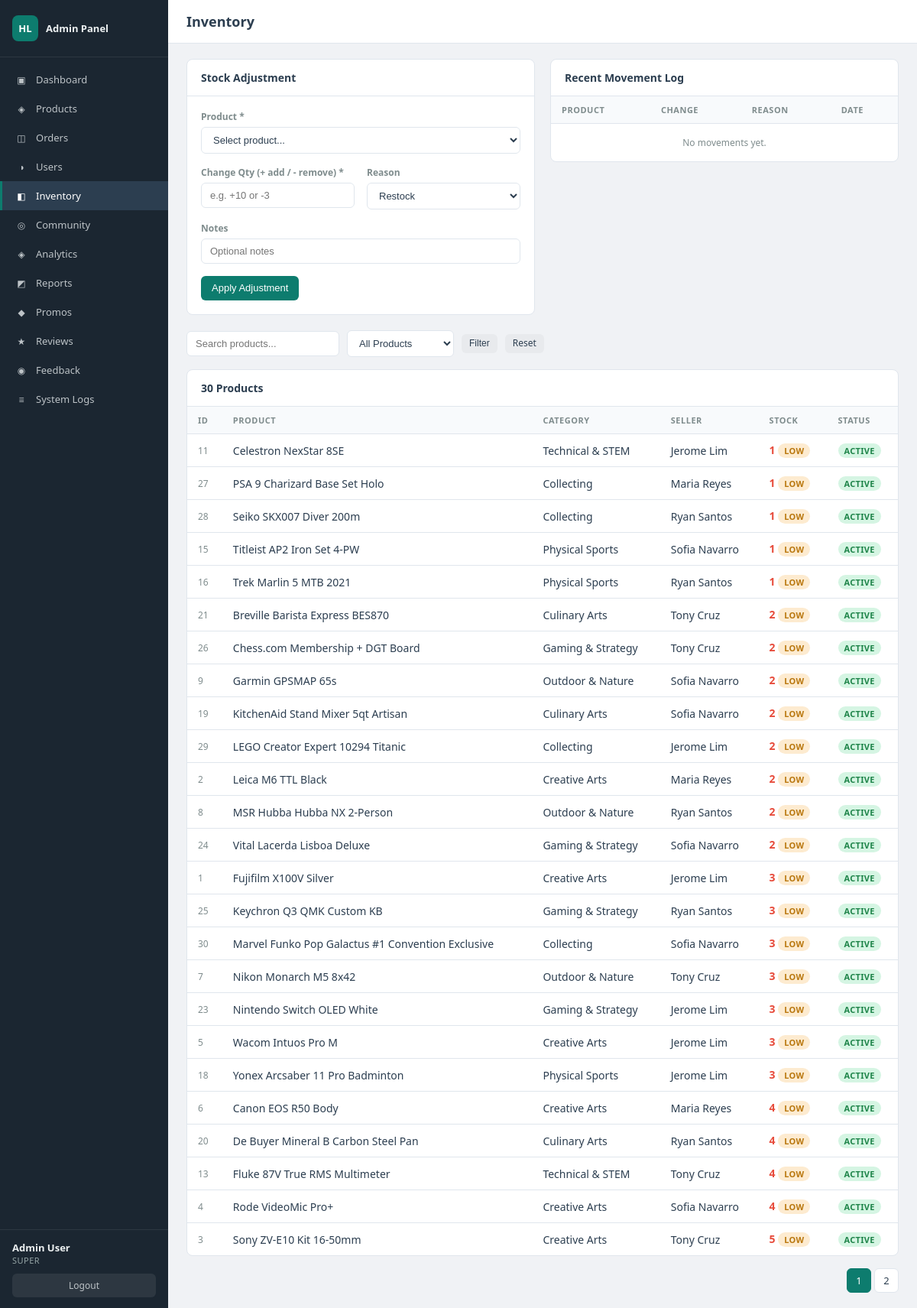
The page /admin/inventory.php (signed in) on the database its author committed.
### tables this page shows
CREATE TABLE products (
    id INT AUTO_INCREMENT PRIMARY KEY,
    seller_id INT NOT NULL,
    category_id VARCHAR(20) NOT NULL,
    name VARCHAR(150) NOT NULL,
    description TEXT,
    price DECIMAL(10,2) NOT NULL,
    original_price DECIMAL(10,2),
    sku VARCHAR(50),
    stock_qty INT DEFAULT 1,
    condition_label VARCHAR(30) NOT NULL,
    brand VARCHAR(100),
    badge ENUM('hot','top','new') DEFAULT NULL,
    bg_gradient VARCHAR(100),
    image_url VARCHAR(500),
    rating DECIMAL(2,1) DEFAULT 0,
    review_count INT DEFAULT 0,
    is_active TINYINT(1) DEFAULT 1,
    created_at TIMESTAMP DEFAULT CURRENT_TIMESTAMP,
    updated_at TIMESTAMP DEFAULT CURRENT_TIMESTAMP ON UPDATE CURRENT_TIMESTAMP,
    FOREIGN KEY (seller_id) REFERENCES users(id),
    FOREIGN KEY (category_id) REFERENCES categories(id)
);

CREATE TABLE categories (
    id VARCHAR(20) PRIMARY KEY,
    label VARCHAR(50) NOT NULL,
    sort_order INT DEFAULT 0
);

CREATE TABLE users (
    id INT AUTO_INCREMENT PRIMARY KEY,
    first_name VARCHAR(50) NOT NULL,
    last_name VARCHAR(50) NOT NULL,
    email VARCHAR(100) NOT NULL UNIQUE,
    username VARCHAR(50) UNIQUE DEFAULT NULL,
    password_hash VARCHAR(255) NOT NULL,
    phone VARCHAR(20),
    avatar_initials VARCHAR(5),
    avatar_color VARCHAR(7) DEFAULT '#0D7C6E',
    role ENUM('buyer','seller','admin') DEFAULT 'buyer',
    admin_level ENUM('super','editor','viewer') DEFAULT NULL,
    trust_badge VARCHAR(50) DEFAULT 'New Member',
    is_verified TINYINT(1) DEFAULT 0,
    created_at TIMESTAMP DEFAULT CURRENT_TIMESTAMP,
    updated_at TIMESTAMP DEFAULT CURRENT_TIMESTAMP ON UPDATE CURRENT_TIMESTAMP
);

### admin/inventory.php (the view, shortened to what this page needs)
<?php
require_once __DIR__ . '/includes/header.php';
$filter = $_GET['filter'] ?? '';
$search = trim($_GET['q'] ?? '');
$page = max(1, (int) ($_GET['page'] ?? 1));
$per_page = 25;
$offset = ($page - 1) * $per_page;
$where = []; $params = [];
$sql_where = $where ? 'WHERE ' . implode(' AND ', $where) : '';
$total = $pdo->prepare("SELECT COUNT(*) FROM products p $sql_where");
$total->execute($params);
$total_count = (int) $total->fetchColumn();
$pages = max(1, (int) ceil($total_count / $per_page));
$products = $pdo->prepare("
    SELECT p.id, p.name, p.stock_qty, p.is_active, c.label AS cat_label,
           u.first_name, u.last_name
    FROM products p
    JOIN categories c ON c.id = p.category_id
    JOIN users u ON u.id = p.seller_id
    $sql_where
    ORDER BY p.stock_qty ASC, p.name ASC
    LIMIT $per_page OFFSET $offset
");
$products->execute($params);
$products = $products->fetchAll();
$log = $pdo->query("
    SELECT il.*, p.name AS product_name, p.stock_qty AS current_stock
    FROM inventory_log il
    JOIN products p ON p.id = il.product_id
    ORDER BY il.created_at DESC
    LIMIT 30
")->fetchAll();
require_once __DIR__ . '/includes/sidebar.php';
?>
<div class="two-col">
    <div>
        <div class="card">
            <div class="card-header">
                Stock Adjustment
            </div>
            <div class="card-body">
                <form method="POST">
                    <div class="form-group">
                        <label>Product *</label>
                        <select name="product_id" required>
                            <option value="">Select product...</option>
                        </select>
                    </div>
                    <div class="form-row">
                        <div class="form-group">
                            <label>Change Qty (+ add / - remove) *</label>
                            <input type="number" name="change_qty" required placeholder="e.g. +10 or -3">
                        </div>
                        <div class="form-group">
                            <label>Reason</label>
                            <select name="reason">
                                <option value="restock">Restock</option>
                            </select>
                        </div>
                    </div>
                    <div class="form-group">
                        <label>Notes</label>
                        <input type="text" name="notes" placeholder="Optional notes">
                    </div>
                    <button type="submit" class="btn btn-primary">Apply Adjustment</button>
                </form>
            </div>
        </div>
    </div>
    <div>
        <div class="card" style="max-height:400px;overflow:hidden;display:flex;flex-direction:column">
            <div class="card-header">Recent Movement Log</div>
            <div class="table-wrap" style="overflow-y:auto;flex:1">
                <table>
                    <thead><tr><th>Product</th><th>Change</th><th>Reason</th><th>Date</th></tr></thead>
                    <tbody>
                    <?php if (empty($log)): ?>
                        <tr><td colspan="4" class="text-center text-muted" style="padding:16px">No movements yet.</td></tr>
                    <?php endif; ?>
                    </tbody>
                </table>
            </div>
        </div>
    </div>
</div>
<div class="filters">
    <form method="GET" style="display:contents">
        <input type="text" name="q" placeholder="Search products..." value="<?= htmlspecialchars($search) ?>">
        <select name="filter">
            <option value="">All Products</option>
        </select>
        <button type="submit" class="btn btn-gray btn-sm">Filter</button>
        <a href="/hobbyloop/admin/inventory.php" class="btn btn-gray btn-sm">Reset</a>
    </form>
</div>
<div class="card mb-0">
    <div class="card-header"><?= number_format($total_count) ?> Products</div>
    <div class="table-wrap">
        <table>
            <thead><tr>
                <th>ID</th><th>Product</th><th>Category</th><th>Seller</th>
                <th>Stock</th><th>Status</th>
            </tr></thead>
            <tbody>
            <?php if (empty($products)): ?>
                <tr><td colspan="6" class="text-center text-muted" style="padding:24px">No products found.</td></tr>
            <?php else: ?>
            <?php foreach ($products as $p): ?>
            <tr>
                <td class="text-muted"><?= $p['id'] ?></td>
                <td><?= htmlspecialchars($p['name']) ?></td>
                <td><?= htmlspecialchars($p['cat_label']) ?></td>
                <td><?= htmlspecialchars($p['first_name'] . ' ' . $p['last_name']) ?></td>
                <td>
                    <?php if ($p['stock_qty'] == 0): ?>
                        <span class="badge badge-red">Out of Stock</span>
                    <?php elseif ($p['stock_qty'] <= 5): ?>
                        <span class="low-stock"><?= $p['stock_qty'] ?></span> <span class="badge badge-orange">Low</span>
                    <?php else: ?>
                        <?= $p['stock_qty'] ?>
                    <?php endif; ?>
                </td>
                <td><span class="badge <?= $p['is_active'] ? 'badge-green' : 'badge-gray' ?>"><?= $p['is_active'] ? 'Active' : 'Inactive' ?></span></td>
            </tr>
            <?php endforeach; ?>
            <?php endif; ?>
            </tbody>
        </table>
    </div>
</div>
<?php if ($pages > 1): ?>
<div class="pagination">
    <?php for ($i = 1; $i <= $pages; $i++): ?>
    <a href="?page=<?= $i ?>&filter=<?= urlencode($filter) ?>&q=<?= urlencode($search) ?>"
       class="<?= $i === $page ? 'current' : '' ?>"><?= $i ?></a>
    <?php endfor; ?>
</div>
<?php endif; ?>
<?php require_once __DIR__ . '/includes/footer.php'; ?>

### admin/admin.css (style rules this page uses)
*, *::before, *::after { box-sizing: border-box; margin: 0; padding: 0; }
:root { --sidebar-w: 220px; --teal: #0D7C6E; --teal-dark: #0a6459; --sidebar-bg: #1b2631; --sidebar-hover: #2c3e50; --sidebar-active: #0D7C6E; --text: #2c3e50; --text-light: #7f8c8d; --bg: #f0f2f5; --card-bg: #ffffff; --border: #e0e6ed; --red: #e74c3c; --green: #27ae60; --orange: #e67e22; --blue: #2980b9; }
body { font-family: 'Segoe UI', system-ui, sans-serif; font-size: 14px; color: var(--text); background: var(--bg); }
.card { background: var(--card-bg); border: 1px solid var(--border); border-radius: 8px; margin-bottom: 20px; overflow: hidden; }
.card-header { padding: 14px 18px; border-bottom: 1px solid var(--border); font-weight: 600; font-size: 14px; display: flex; align-items: center; justify-content: space-between; gap: 10px; }
.card-body { padding: 18px; }
.table-wrap { overflow-x: auto; }
table { width: 100%; border-collapse: collapse; }
thead th { padding: 10px 14px; text-align: left; font-size: 11px; font-weight: 600; text-transform: uppercase; letter-spacing: .5px; color: var(--text-light); border-bottom: 1px solid var(--border); background: #f8fafc; }
tbody td { padding: 11px 14px; border-bottom: 1px solid var(--border); vertical-align: middle; }
tbody tr:last-child td { border-bottom: none; }
.badge { display: inline-block; padding: 2px 8px; border-radius: 20px; font-size: 11px; font-weight: 600; text-transform: uppercase; letter-spacing: .3px; }
.badge-green { background: #d5f5e3; color: #1e8449; }
.badge-orange { background: #fdebd0; color: #b9770e; }
.btn { display: inline-flex; align-items: center; gap: 5px; padding: 7px 14px; border: none; border-radius: 6px; font-size: 13px; font-weight: 500; cursor: pointer; text-decoration: none; transition: opacity .15s; line-height: 1.4; }
.btn-primary { background: var(--teal); color: #fff; }
.btn-gray { background: #e8eaed; color: var(--text); }
.btn-sm { padding: 4px 10px; font-size: 12px; }
.form-group { margin-bottom: 16px; }
label { display: block; font-size: 12px; font-weight: 600; margin-bottom: 5px; color: var(--text-light); }
input[type=text], input[type=email], input[type=number], input[type=date], input[type=password], select, textarea { width: 100%; padding: 8px 11px; border: 1px solid var(--border); border-radius: 6px; font-size: 13px; color: var(--text); background: #fff; transition: border-color .15s; }
.form-row { display: grid; grid-template-columns: 1fr 1fr; gap: 16px; }
.filters { display: flex; align-items: center; gap: 10px; flex-wrap: wrap; margin-bottom: 16px; }
.filters select, .filters input[type=text] { width: auto; min-width: 140px; }
.pagination { display: flex; gap: 4px; margin-top: 16px; justify-content: flex-end; }
.pagination a, .pagination span { display: inline-flex; align-items: center; justify-content: center; width: 32px; height: 32px; border: 1px solid var(--border); border-radius: 6px; font-size: 13px; text-decoration: none; color: var(--text); background: #fff; }
.pagination .current { background: var(--teal); color: #fff; border-color: var(--teal); }
.low-stock { color: var(--red); font-weight: 600; }
.text-center { text-align: center; }
.text-muted { color: var(--text-light); font-size: 12px; }
.mb-0 { margin-bottom: 0; }
.two-col { display: grid; grid-template-columns: 1fr 1fr; gap: 20px; }

### rows shown on the page
products: id "11", name "Celestron NexStar 8SE", category.label "Technical & STEM", seller.last_name "Jerome Lim", stock_qty "1", is_active "ACTIVE"
products: id "27", name "PSA 9 Charizard Base Set Holo", category.label "Collecting", seller.last_name "Maria Reyes", stock_qty "1", is_active "ACTIVE"
products: id "28", name "Seiko SKX007 Diver 200m", category.label "Collecting", seller.last_name "Ryan Santos", stock_qty "1", is_active "ACTIVE"
products: id "15", name "Titleist AP2 Iron Set 4-PW", category.label "Physical Sports", seller.last_name "Sofia Navarro", stock_qty "1", is_active "ACTIVE"
products: id "16", name "Trek Marlin 5 MTB 2021", category.label "Physical Sports", seller.last_name "Ryan Santos", stock_qty "1", is_active "ACTIVE"
products: id "21", name "Breville Barista Express BES870", category.label "Culinary Arts", seller.last_name "Tony Cruz", stock_qty "2", is_active "ACTIVE"
products: id "26", name "Chess.com Membership + DGT Board", category.label "Gaming & Strategy", seller.last_name "Tony Cruz", stock_qty "2", is_active "ACTIVE"
products: id "9", name "Garmin GPSMAP 65s", category.label "Outdoor & Nature", seller.last_name "Sofia Navarro", stock_qty "2", is_active "ACTIVE"
products: id "19", name "KitchenAid Stand Mixer 5qt Artisan", category.label "Culinary Arts", seller.last_name "Sofia Navarro", stock_qty "2", is_active "ACTIVE"
products: id "29", name "LEGO Creator Expert 10294 Titanic", category.label "Collecting", seller.last_name "Jerome Lim", stock_qty "2", is_active "ACTIVE"
products: id "2", name "Leica M6 TTL Black", category.label "Creative Arts", seller.last_name "Maria Reyes", stock_qty "2", is_active "ACTIVE"
products: id "8", name "MSR Hubba Hubba NX 2-Person", category.label "Outdoor & Nature", seller.last_name "Ryan Santos", stock_qty "2", is_active "ACTIVE"
products: id "24", name "Vital Lacerda Lisboa Deluxe", category.label "Gaming & Strategy", seller.last_name "Sofia Navarro", stock_qty "2", is_active "ACTIVE"
products: id "1", name "Fujifilm X100V Silver", category.label "Creative Arts", seller.last_name "Jerome Lim", stock_qty "3", is_active "ACTIVE"
products: id "25", name "Keychron Q3 QMK Custom KB", category.label "Gaming & Strategy", seller.last_name "Ryan Santos", stock_qty "3", is_active "ACTIVE"
products: id "30", name "Marvel Funko Pop Galactus #1 Convention Exclusive", category.label "Collecting", seller.last_name "Sofia Navarro", stock_qty "3", is_active "ACTIVE"
products: id "7", name "Nikon Monarch M5 8x42", category.label "Outdoor & Nature", seller.last_name "Tony Cruz", stock_qty "3", is_active "ACTIVE"
products: id "23", name "Nintendo Switch OLED White", category.label "Gaming & Strategy", seller.last_name "Jerome Lim", stock_qty "3", is_active "ACTIVE"
products: id "5", name "Wacom Intuos Pro M", category.label "Creative Arts", seller.last_name "Jerome Lim", stock_qty "3", is_active "ACTIVE"
products: id "18", name "Yonex Arcsaber 11 Pro Badminton", category.label "Physical Sports", seller.last_name "Jerome Lim", stock_qty "3", is_active "ACTIVE"
products: id "6", name "Canon EOS R50 Body", category.label "Creative Arts", seller.last_name "Maria Reyes", stock_qty "4", is_active "ACTIVE"
products: id "20", name "De Buyer Mineral B Carbon Steel Pan", category.label "Culinary Arts", seller.last_name "Ryan Santos", stock_qty "4", is_active "ACTIVE"
products: id "13", name "Fluke 87V True RMS Multimeter", category.label "Technical & STEM", seller.last_name "Tony Cruz", stock_qty "4", is_active "ACTIVE"
products: id "4", name "Rode VideoMic Pro+", category.label "Creative Arts", seller.last_name "Sofia Navarro", stock_qty "4", is_active "ACTIVE"
products: id "3", name "Sony ZV-E10 Kit 16-50mm", category.label "Creative Arts", seller.last_name "Tony Cruz", stock_qty "5", is_active "ACTIVE"

### other values the page prints
$item['icon'] "▣"
$item['label'] "Dashboard"
$item['icon'] "◈"
$item['label'] "Products"
$item['icon'] "◫"
$item['label'] "Orders"
$item['icon'] "◑"
$item['label'] "Users"
$item['icon'] "◧"
$item['label'] "Inventory"
$item['icon'] "◎"
$item['label'] "Community"
$item['label'] "Analytics"
$item['icon'] "◩"
$item['label'] "Reports"
